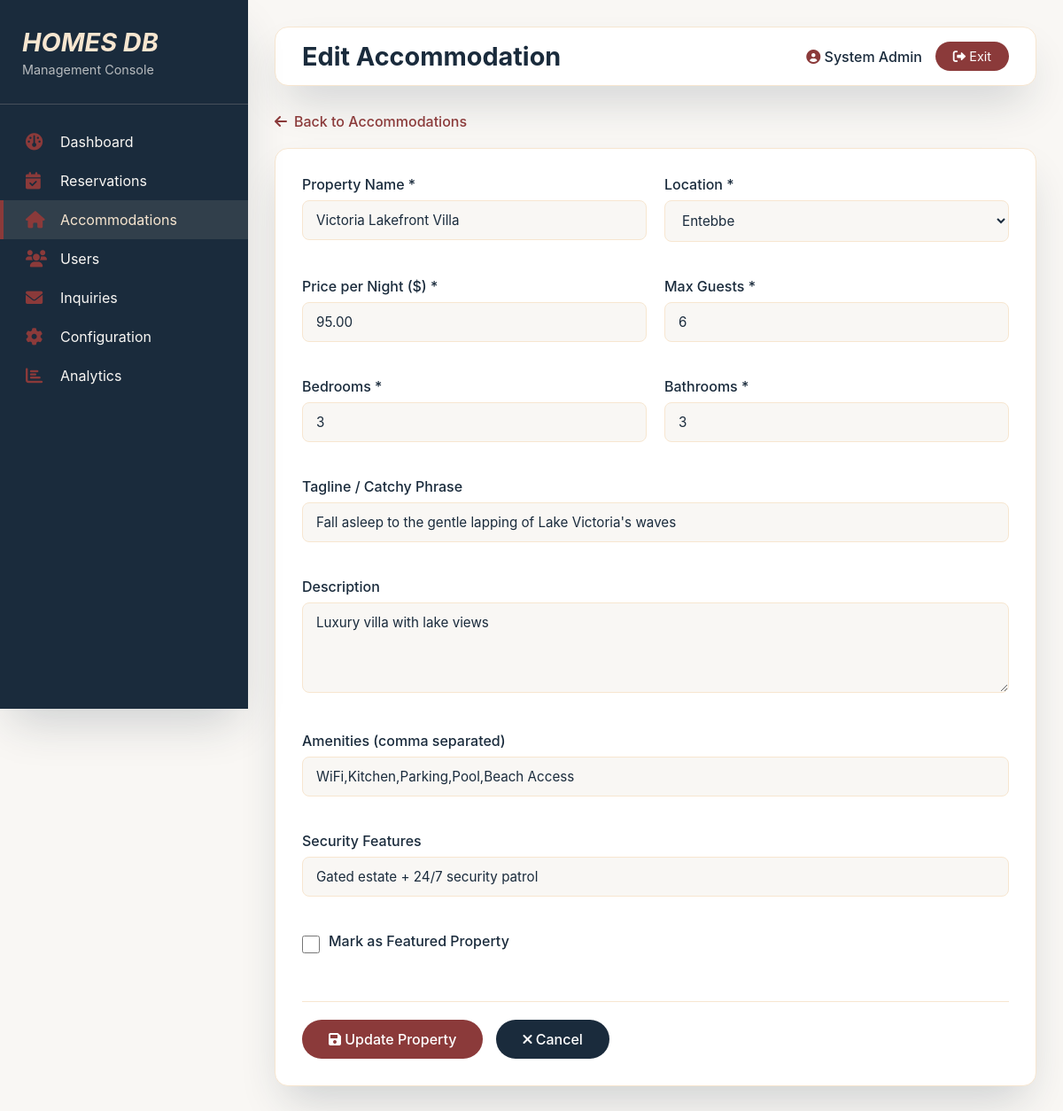
/admin/edit-accomodation.php?id=4 (signed in), run on the app's committed database.
### tables this page shows
CREATE TABLE `accommodations` (
  `accom_id` int(11) NOT NULL,
  `accom_slug` varchar(100) NOT NULL,
  `accom_name` varchar(200) NOT NULL,
  `accom_location` varchar(100) NOT NULL,
  `accom_price` decimal(10,2) NOT NULL,
  `accom_description` text DEFAULT NULL,
  `accom_bedrooms` int(11) DEFAULT 1,
  `accom_bathrooms` int(11) DEFAULT 1,
  `accom_max_guests` int(11) DEFAULT 2,
  `accom_amenities` text DEFAULT NULL,
  `accom_image_url` varchar(500) DEFAULT NULL,
  `accom_rating` decimal(2,1) DEFAULT 4.5,
  `accom_reviews` int(11) DEFAULT 0,
  `accom_tagline` varchar(200) DEFAULT NULL,
  `accom_security` varchar(200) DEFAULT NULL,
  `accom_featured` tinyint(1) DEFAULT 0,
  `accom_created_at` timestamp NOT NULL DEFAULT current_timestamp()
);

### db_config.php (called while the page is built)
<?php
$db_host = 'localhost';
$db_name = 'homes_db';
$db_user = 'root';
$db_pass = '';
try {
    $db_connection = new PDO("mysql:host=$db_host;dbname=$db_name;charset=utf8mb4", $db_user, $db_pass);
    $db_connection->setAttribute(PDO::ATTR_ERRMODE, PDO::ERRMODE_EXCEPTION);
    $db_connection->setAttribute(PDO::ATTR_DEFAULT_FETCH_MODE, PDO::FETCH_ASSOC);
} catch (PDOException $e) {
    die("Connection failed to database $db_name : " . $e->getMessage());
}
function db_query($sql, $params = []) {
    global $db_connection;
    $stmt = $db_connection->prepare($sql);
    $stmt->execute($params);
    return $stmt;
}
?>

### admin/edit-accomodation.php (the view, shortened to what this page needs)
<?php
require_once '../db_config.php';
$accom_id = isset($_GET['id']) ? $_GET['id'] : 0;
$accommodation = db_query("SELECT * FROM accommodations WHERE accom_id = ?", [$accom_id])->fetch();
?>
<!DOCTYPE html>
<html lang="en">
<head>
    <link rel="stylesheet" href="https://cdnjs.cloudflare.com/ajax/libs/font-awesome/6.0.0-beta3/css/all.min.css">
</head>
<body>
    <div class="nav-sidebar">
        <div class="sidebar-header">
            <h2>HOMES DB</h2>
            <p>Management Console</p>
        </div>
        <div class="nav-menu">
            <a href="dashboard.php" class="nav-item">
                <i class="fas fa-dashboard"></i>
                <span>Dashboard</span>
            </a>
            <a href="reservations.php" class="nav-item">
                <i class="fas fa-calendar-check"></i>
                <span>Reservations</span>
            </a>
            <a href="accommodations.php" class="nav-item active">
                <i class="fas fa-home"></i>
                <span>Accommodations</span>
            </a>
            <a href="users.php" class="nav-item">
                <i class="fas fa-users"></i>
                <span>Users</span>
            </a>
            <a href="inquiries.php" class="nav-item">
                <i class="fas fa-envelope"></i>
                <span>Inquiries</span>
            </a>
            <a href="configuration.php" class="nav-item">
                <i class="fas fa-cog"></i>
                <span>Configuration</span>
            </a>
            <a href="analytics.php" class="nav-item">
                <i class="fas fa-chart-bar"></i>
                <span>Analytics</span>
            </a>
        </div>
    </div>
    <div class="main-panel">
        <div class="top-header">
            <div class="page-header">
                <h1>Edit Accommodation</h1>
            </div>
            <div class="user-profile">
                <span><i class="fas fa-user-circle" style="color: var(--accent-burgundy);"></i> <?php echo $_SESSION['username']; ?></span>
                <a href="logout.php" class="logout-link"><i class="fas fa-sign-out-alt"></i> Exit</a>
            </div>
        </div>
        <a href="accommodations.php" class="back-link"><i class="fas fa-arrow-left"></i> Back to Accommodations</a>
        <div class="form-card">
            <form method="POST" action="">
                <div class="form-grid">
                    <div class="form-group">
                        <label>Property Name *</label>
                        <input type="text" name="name" class="form-control" value="<?php echo htmlspecialchars($accommodation['accom_name']); ?>" required>
                    </div>
                    <div class="form-group">
                        <label>Location *</label>
                        <select name="location" class="form-control" required>
                            <option value="Entebbe" <?php echo $accommodation['accom_location'] == 'Entebbe' ? 'selected' : ''; ?>>Entebbe</option>
                        </select>
                    </div>
                    <div class="form-group">
                        <label>Price per Night ($) *</label>
                        <input type="number" name="price" class="form-control" step="0.01" value="<?php echo $accommodation['accom_price']; ?>" required>
                    </div>
                    <div class="form-group">
                        <label>Max Guests *</label>
                        <input type="number" name="max_guests" class="form-control" value="<?php echo $accommodation['accom_max_guests']; ?>" required>
                    </div>
                    <div class="form-group">
                        <label>Bedrooms *</label>
                        <input type="number" name="bedrooms" class="form-control" value="<?php echo $accommodation['accom_bedrooms']; ?>" required>
                    </div>
                    <div class="form-group">
                        <label>Bathrooms *</label>
                        <input type="number" name="bathrooms" class="form-control" step="0.5" value="<?php echo $accommodation['accom_bathrooms']; ?>" required>
                    </div>
                    <div class="form-group full-width">
                        <label>Tagline / Catchy Phrase</label>
                        <input type="text" name="tagline" class="form-control" value="<?php echo htmlspecialchars($accommodation['accom_tagline']); ?>">
                    </div>
                    <div class="form-group full-width">
                        <label>Description</label>
                        <textarea name="description" class="form-control" rows="4"><?php echo htmlspecialchars($accommodation['accom_description']); ?></textarea>
                    </div>
                    <div class="form-group full-width">
                        <label>Amenities (comma separated)</label>
                        <input type="text" name="amenities" class="form-control" value="<?php echo htmlspecialchars($accommodation['accom_amenities']); ?>">
                    </div>
                    <div class="form-group full-width">
                        <label>Security Features</label>
                        <input type="text" name="security" class="form-control" value="<?php echo htmlspecialchars($accommodation['accom_security']); ?>">
                    </div>
                    <div class="form-group full-width">
                        <div class="checkbox-group">
                            <input type="checkbox" name="featured" id="featured" <?php echo $accommodation['accom_featured'] ? 'checked' : ''; ?>>
                            <label for="featured">Mark as Featured Property</label>
                        </div>
                    </div>
                </div>
                <div class="form-actions">
                    <button type="submit" class="btn-primary"><i class="fas fa-save"></i> Update Property</button>
                    <a href="accommodations.php" class="btn-secondary"><i class="fas fa-times"></i> Cancel</a>
                </div>
            </form>
        </div>
    </div>
</body>
</html>

### admin/edit-accomodation.php (style rules this page uses)
* { margin: 0; padding: 0; box-sizing: border-box; font-family: 'Inter', -apple-system, sans-serif; }
:root { --primary-dark: #1A2B3C; --primary-light: #F9F7F4; --accent-cream: #F7E6D0; --accent-burgundy: #8B3A3A; --pure-white: #FFFFFF; --shadow-lg: 0 25px 50px -12px rgba(26,43,60,0.2); }
body { background-color: var(--primary-light); display: flex; min-height: 100vh; }
.nav-sidebar { width: 280px; background: var(--primary-dark); color: var(--primary-light); padding: 30px 0; position: fixed; height: 100vh; overflow-y: auto; box-shadow: var(--shadow-lg); }
.sidebar-header { padding: 0 25px 30px; border-bottom: 1px solid rgba(247,230,208,0.2); }
.sidebar-header h2 { color: var(--accent-cream); font-style: italic; font-size: 1.8rem; margin-bottom: 5px; }
.sidebar-header p { color: var(--primary-light); opacity: 0.7; font-size: 0.9rem; }
.nav-menu { padding: 20px 0; }
.nav-item { padding: 12px 25px; display: flex; align-items: center; gap: 15px; color: var(--primary-light); text-decoration: none; transition: all 0.25s; border-left: 4px solid transparent; }
.nav-item:hover, .nav-item.active { background: rgba(247,230,208,0.1); border-left-color: var(--accent-burgundy); color: var(--accent-cream); }
.nav-item i { width: 24px; font-size: 1.2rem; color: var(--accent-burgundy); }
.main-panel { flex: 1; margin-left: 280px; padding: 30px; }
.top-header { background: var(--pure-white); padding: 15px 30px; border-radius: 15px; box-shadow: var(--shadow-lg); display: flex; justify-content: space-between; align-items: center; margin-bottom: 30px; border: 1px solid var(--accent-cream); }
.page-header h1 { color: var(--primary-dark); font-size: 1.8rem; }
.user-profile { display: flex; align-items: center; gap: 15px; }
.user-profile span { color: var(--primary-dark); font-weight: 500; }
.logout-link { background: var(--accent-burgundy); color: white; padding: 8px 20px; border-radius: 40px; text-decoration: none; font-size: 0.9rem; transition: all 0.25s; }
.back-link { display: inline-flex; align-items: center; gap: 8px; color: var(--accent-burgundy); text-decoration: none; margin-bottom: 20px; font-weight: 500; }
.form-card { background: var(--pure-white); border-radius: 15px; box-shadow: var(--shadow-lg); border: 1px solid var(--accent-cream); padding: 30px; }
.form-grid { display: grid; grid-template-columns: repeat(2, 1fr); gap: 20px; }
.form-group { margin-bottom: 20px; }
.form-group.full-width { grid-column: span 2; }
.form-group label { display: block; margin-bottom: 8px; color: var(--primary-dark); font-weight: 500; }
.form-control { width: 100%; padding: 12px 15px; border: 1px solid var(--accent-cream); border-radius: 8px; background: var(--primary-light); color: var(--primary-dark); font-size: 0.95rem; }
textarea.form-control { resize: vertical; min-height: 100px; }
.checkbox-group { display: flex; align-items: center; gap: 10px; }
.checkbox-group input { width: 20px; height: 20px; }
.form-actions { display: flex; gap: 15px; margin-top: 30px; padding-top: 20px; border-top: 1px solid var(--accent-cream); }
.btn-primary { background: var(--accent-burgundy); color: white; padding: 12px 30px; border-radius: 40px; text-decoration: none; font-weight: 500; border: none; cursor: pointer; font-size: 1rem; transition: all 0.25s; }
.btn-secondary { background: var(--primary-dark); color: white; padding: 12px 30px; border-radius: 40px; text-decoration: none; font-weight: 500; border: none; cursor: pointer; font-size: 1rem; transition: all 0.25s; }

### data on the page
accommodations: name "Victoria Lakefront Villa", location "Entebbe", price "95.00", max_guests "6", bedrooms "3", bathrooms "3", tagline "Fall asleep to the gentle lapping of Lake Victoria's waves", description "Luxury villa with lake views", amenities "WiFi,Kitchen,Parking,Pool,Beach Access", security "Gated estate + 24/7 security patrol"

### other printed values
$_SESSION['username'] "System Admin"
